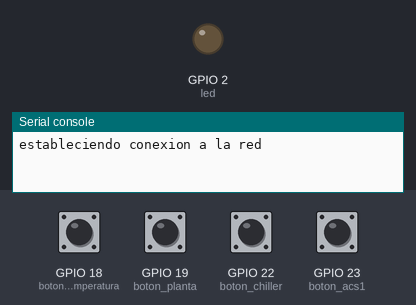
This program was run on a simulated ESP32 board running MicroPython. Shown: output pins drawn as LEDs (lit = HIGH), the last lines printed to the serial console. Inputs (shaded band) come from the test bench; at power-on: GPIO 18 (boton_temperatura), GPIO 19 (boton_planta), GPIO 22 (boton_chiller), GPIO 23 (boton_acs1) HIGH. Web requests get an empty 200 reply after 0.4 s; a WiFi scan finds one network, HomeNet.

Above: at 2.0 s.
At 4.2 s:
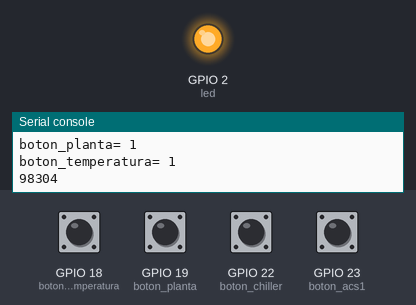
Timing chart, 0 to 15.5 s (numbered marks = the images above):
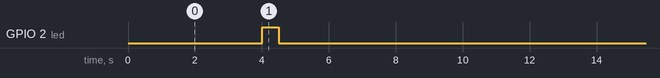

The program:

main4.py
```python
import network
import utime
import machine
import urequests
import gc
import esp
import urandom

conexion = network.WLAN(network.STA_IF)  ## crea objeto de la conexion wifi
gc.enable()                              ## habilita el recolector de basura, limpia la memoria ram del esp32
esp.osdebug(None)                        ## funcion avanzada para la deteccion de errores que no usaremos
wdt=machine.WDT(timeout=90000)           ## WATCHODOG TIMER, si el sistema no lo alimenta en el tiempo estipulado reinicia la aplicacion
led = machine.Pin(2,machine.Pin.OUT)     ## habilita el pin 2 como salida para el led indicador

boton_chiller= machine.Pin(22,machine.Pin.IN,machine.Pin.PULL_UP)        # entrada de señales por PULL-UP
boton_acs1= machine.Pin(23,machine.Pin.IN,machine.Pin.PULL_UP)           # entrada de señales por PULL-UP
boton_planta= machine.Pin(19,machine.Pin.IN,machine.Pin.PULL_UP)         # entrada de señales por PULL-UP
boton_temperatura= machine.Pin(18,machine.Pin.IN,machine.Pin.PULL_UP)    # entrada de señales por PULL-UP


def conexion_wifi():                                   #FUNCION de conexion al wifi
    try:
        print("estableciendo conexion a la red")
        conexion.active(True)                          # activa la conexion al wifi
        lista = conexion.scan()                        # scanea las redes wifi disponibles
        for red in lista:
            print(red[0].decode())                     # crea una lista con las redes disponibles
        conexion.connect("TP-Link_A3C8","77131478")    # se conecta a la red, se debe ingresar aqui usuario y clave de la red conocida
#        conexion.connect("prueba","12345678")
#        conexion.connect("gus","854317gm")
        while not conexion.isconnected():
            print(".")                                 # mientras no haya coneccion imprime un .
            utime.sleep(1)
        print(conexion.ifconfig())                     # devuelve los valores de la conexion (direccion ip, mascara, dns, etc)
        print(conexion.config("mac"))
    except:                                            # si la tarjeta detecta un error
        print("error en la conexion")
        utime.sleep(3)                                 # espera 3 seg
        conexion.disconnect()                          # se desconecta de la red
        utime.sleep(6)                                 # espera 6 seg para cerrar totalmente
        print("... reconectando")
        continuar1=False                               # rompe el bucle while principal

def blink():
    led.on()
    utime.sleep(0.5)                         # FUNCION que hace titilar el led cuando el algoritmo envia datos
    led.off()
    utime.sleep(1)
###########################################################################################################

global continuar1                                     # se declaran las variables
global continuar2
continuar1=True    # bandera del bucle de conexion al wifi
continuar2=False   # bandera del bucle de trabajo
contador=0         # contador de envios fallidos del metodo post
contador2=0        # contador de recepciones fallidas del metodo get
contador3=0        # contador de envios exitosos del metodo post


while (continuar1):                              #  <<<< bucle while principal >>>>
    conexion_wifi()                                     # activa la conexion al wifi
    if (conexion.isconnected()):                        # si la conexion esta correcta activa la bandera del bucle de trabajo
        continuar2=True
    while (continuar2):                          #  <<<< bucle while de trabajo >>>>

        dato_tarjeta='tarjeta5'                     #       <<<==========   nombre de la tarjeta desde donde se envian los datos
        chiller=int(boton_chiller.value())          # sensa el estado del pin 22
        asc1=int(boton_acs1.value())                # sensa el estado del pin 23
        planta=int(boton_planta.value())            # sensa el estado del pin 19
        temperatura=int(boton_temperatura.value())  # sensa el estado del pin 18

        print("boton_chiller= "+str(chiller))
        print("boton_asc= "+str(asc1))
        print("boton_planta= "+str(planta))
        print("boton_temperatura= "+str(temperatura))

        gc.collect()                                # limpia la basura de la memoria ram
        print(gc. mem_free ( ))                     # imprime cuanta memoria hay disponible

        blink()                                     # hace destellar el led de la tarjeta
########################################################  METODO GET  #########################################
#         try:
#             print("realizando peticion GET")
#             peticion=urequests.get('https://ingenieriamcy.000webhostapp.com/prueba_recibe2.php')  # envia la solicitud a la pagina indicada
#             utime.sleep(10)
#             print(peticion.status_code)                                                          # codigo de respuesta de la pagina
#             print(peticion.text)                                                                 # sin esta linea el codigo da error
#         except:
#             print("====>no hay respuesta GET")
#             contador2=contador2+1
#             print(str(contador2) + " de intentos de solicitud fallida")
#             if ((contador2)>4):
#                 print("...reiniciando conexion")
#                 conexion.disconnect()
#                 utime.sleep(10)
#                 continuar2=False
#                 contador2=0
######################################################### METODO POST  #####################################################################
        try:
            dato= ('&device_label='+ str(dato_tarjeta) + '&chiller='+ str(chiller) + '&ascensor1='+ str(asc1) + '&planta_sur='+ str(planta) + '&temperature='+str(temperatura))  # datos a enviar al formulario del host
            datos=dato
            print("realizando peticion POST")
            cabezera={'Content-Type':'application/x-www-form-urlencoded'}    # cabezera de la pagina a enviar los datos del formulario                                                                                                                    # tiempo de muestreo


            #envio_datos= urequests.post('https://ingenieriamcy.000webhostapp.com/prueba_recibe2.php',data=datos,headers=cabezera)  # envio de datos metodo post
            envio_datos= urequests.post('https://iotgus.000webhostapp.com//prueba_recibe2.php',data=datos,headers=cabezera)  # envio de datos metodo post


            utime.sleep(10)
            print(envio_datos.status_code)  # imprime codigo de respuesta
            print(envio_datos.text)         # imprime la respuesta de la pagina
            contador3=contador3+1
            print("================================>"+ str(contador3)+" envios exitosos")
        except:
            print("====>no hay respuesta POST")
            contador=contador+1
            print(str(contador) + " de intentos de envios fallidos")
            utime.sleep(10)
            if ((contador)>4):                                 # si el numero de intentos de envios post fallidos supera lo establecido
                print("...reiniciando conexion")
                conexion.disconnect()                          # se desconecta del wifi
                utime.sleep(10)                                # espera 10 seg
                continuar2=False                               # rompe el bucle de trabajo
                contador=0                                     # vuelve a cero el contador de envios fallidos
###########################################################################################################################
        wdt.feed()                               # <<<<====  activa el impulso para el watchdog timer "IMPORTANTISIMO", fin del programa
```

Measured:
- by itself, GPIO 2 (led): alternates HIGH for 0.50 s and LOW for 11.4 s
